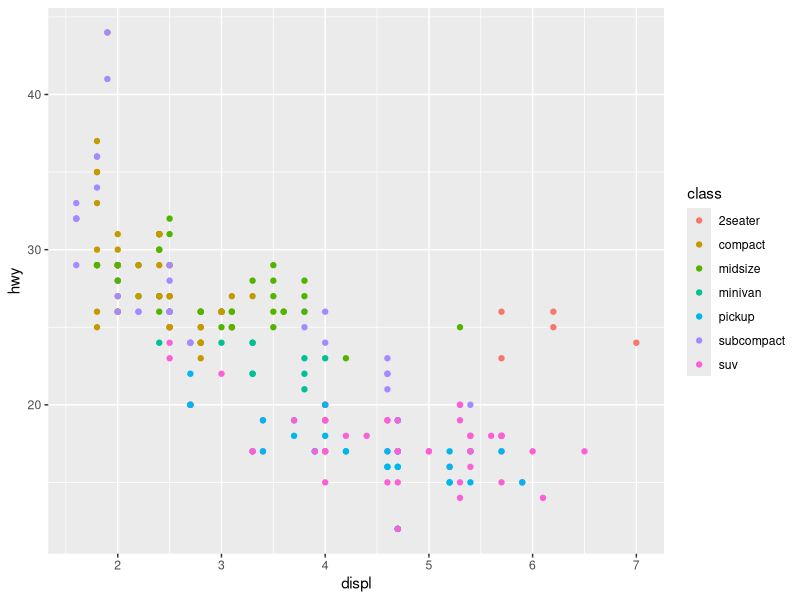
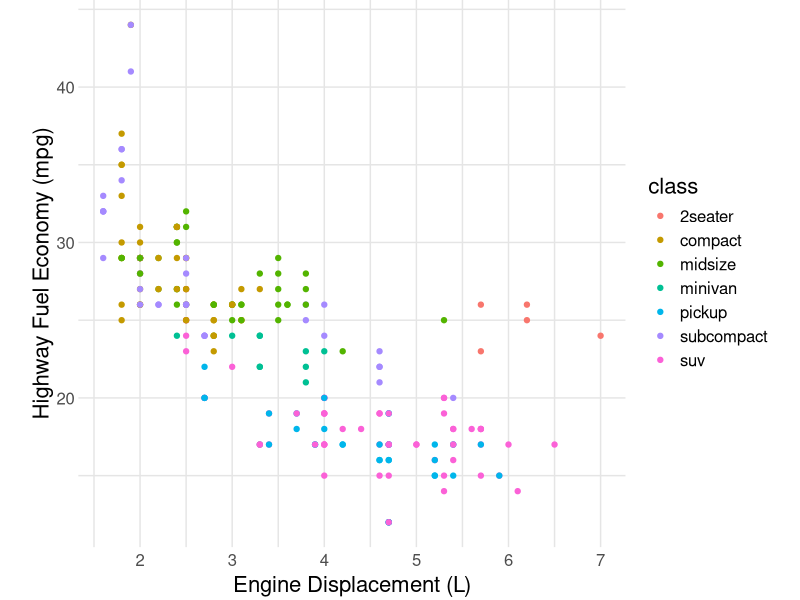
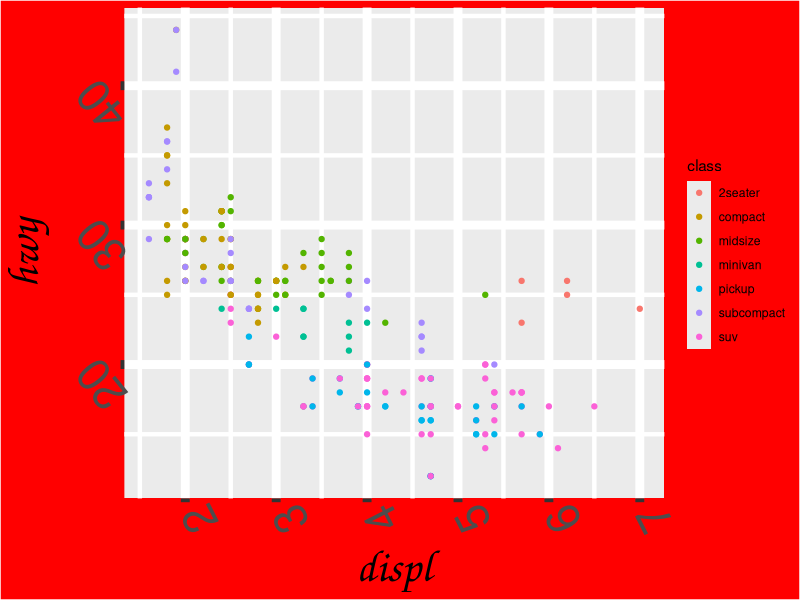

Write the R code that produced these figures, in order.
## ---- chunk 1
library(tidyverse)
# knitr options
library(tidyverse)
knitr::opts_chunk$set(echo = TRUE)
## ---- chunk 2
mpg %>%
  ggplot(aes(displ, hwy, color = class)) +
  geom_point()
## ---- chunk 3
## NOTE: No need to edit; feel free to re-use this code!
theme_common <- function() {
  theme_minimal() %+replace%
  theme(
    axis.text.x = element_text(size = 12),
    axis.text.y = element_text(size = 12),
    axis.title.x = element_text(margin = margin(4, 4, 4, 4), size = 16),
    axis.title.y = element_text(margin = margin(4, 4, 4, 4), size = 16, angle = 90),

    legend.title = element_text(size = 16),
    legend.text = element_text(size = 12),

    strip.text.x = element_text(size = 12),
    strip.text.y = element_text(size = 12),

    panel.grid.major = element_line(color = "grey90"),
    panel.grid.minor = element_line(color = "grey90"),

    aspect.ratio = 4 / 4,

    plot.margin = unit(c(t = +0, b = +0, r = +0, l = +0), "cm"),
    plot.title = element_text(size = 18),
    plot.title.position = "plot",
    plot.subtitle = element_text(size = 16),
    plot.caption = element_text(size = 12)
  )
}
## ---- chunk 4
mpg %>%
  ggplot(aes(displ, hwy, color = class)) +
  geom_point() +
  theme_common()+
  labs(
    x = "Engine Displacement (L)",
    y = "Highway Fuel Economy (mpg)"
  )
## ---- chunk 5
mpg %>%
  ggplot(aes(displ, hwy, color = class)) +
  geom_point() +
  theme(
    line = element_line(size = 3, color = "purple"),
    rect = element_rect(fill = "red"),
    axis.text.x = element_text(size = 32, angle = 117),
    axis.text.y = element_text(size = 32, angle = 129),
    axis.title.x = element_text(size = 32, family = "Comic Sans MS"),
    axis.title.y = element_text(size = 32, family = "Comic Sans MS")
  )
